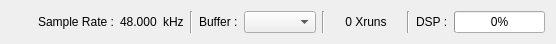
<?xml version="1.0" encoding="UTF-8"?>
<ui version="4.0">
 <class>Form</class>
 <widget class="QWidget" name="Form">
  <property name="geometry">
   <rect>
    <x>0</x>
    <y>0</y>
    <width>556</width>
    <height>44</height>
   </rect>
  </property>
  <property name="windowTitle">
   <string>Form</string>
  </property>
  <layout class="QHBoxLayout" name="horizontalLayout">
   <item>
    <spacer name="horizontalSpacer">
     <property name="orientation">
      <enum>Qt::Horizontal</enum>
     </property>
     <property name="sizeHint" stdset="0">
      <size>
       <width>40</width>
       <height>20</height>
      </size>
     </property>
    </spacer>
   </item>
   <item>
    <widget class="QLabel" name="label">
     <property name="text">
      <string>Sample Rate :</string>
     </property>
    </widget>
   </item>
   <item>
    <widget class="QLabel" name="labelSamplerate">
     <property name="text">
      <string>48.000</string>
     </property>
    </widget>
   </item>
   <item>
    <widget class="QLabel" name="label_3">
     <property name="text">
      <string>kHz</string>
     </property>
    </widget>
   </item>
   <item>
    <widget class="Line" name="line">
     <property name="orientation">
      <enum>Qt::Vertical</enum>
     </property>
    </widget>
   </item>
   <item>
    <widget class="QLabel" name="label_4">
     <property name="text">
      <string>Buffer :</string>
     </property>
    </widget>
   </item>
   <item>
    <widget class="QComboBox" name="comboBoxBuffer">
     <property name="styleSheet">
      <string notr="true">QCombobox{align:right}</string>
     </property>
    </widget>
   </item>
   <item>
    <widget class="Line" name="line_2">
     <property name="orientation">
      <enum>Qt::Vertical</enum>
     </property>
    </widget>
   </item>
   <item>
    <widget class="QPushButton" name="pushButtonXruns">
     <property name="minimumSize">
      <size>
       <width>70</width>
       <height>0</height>
      </size>
     </property>
     <property name="styleSheet">
      <string notr="true">QPushButton{border:none}</string>
     </property>
     <property name="text">
      <string>0 Xruns</string>
     </property>
    </widget>
   </item>
   <item>
    <widget class="Line" name="line_3">
     <property name="orientation">
      <enum>Qt::Vertical</enum>
     </property>
    </widget>
   </item>
   <item>
    <widget class="QLabel" name="label_5">
     <property name="text">
      <string>DSP :</string>
     </property>
    </widget>
   </item>
   <item>
    <widget class="QProgressBar" name="progressBarDsp">
     <property name="maximumSize">
      <size>
       <width>100</width>
       <height>16777215</height>
      </size>
     </property>
     <property name="value">
      <number>0</number>
     </property>
    </widget>
   </item>
  </layout>
 </widget>
 <resources/>
 <connections/>
</ui>
